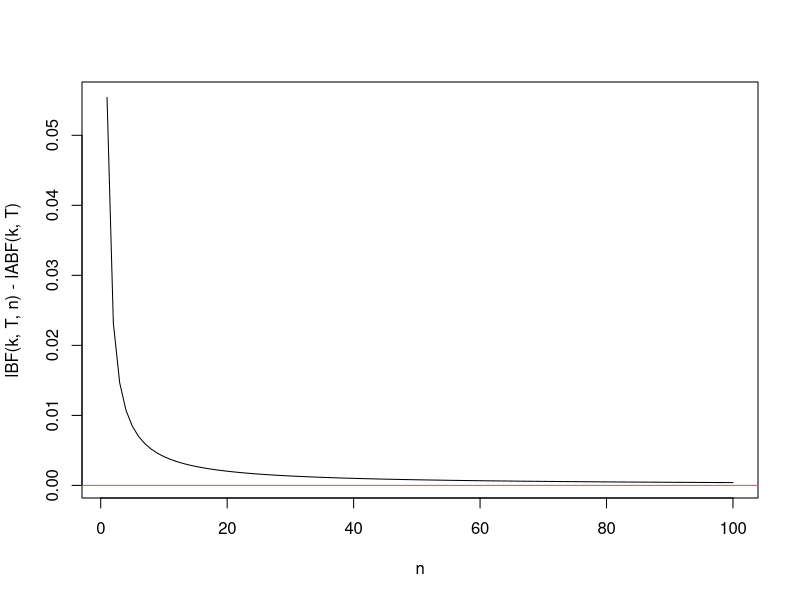
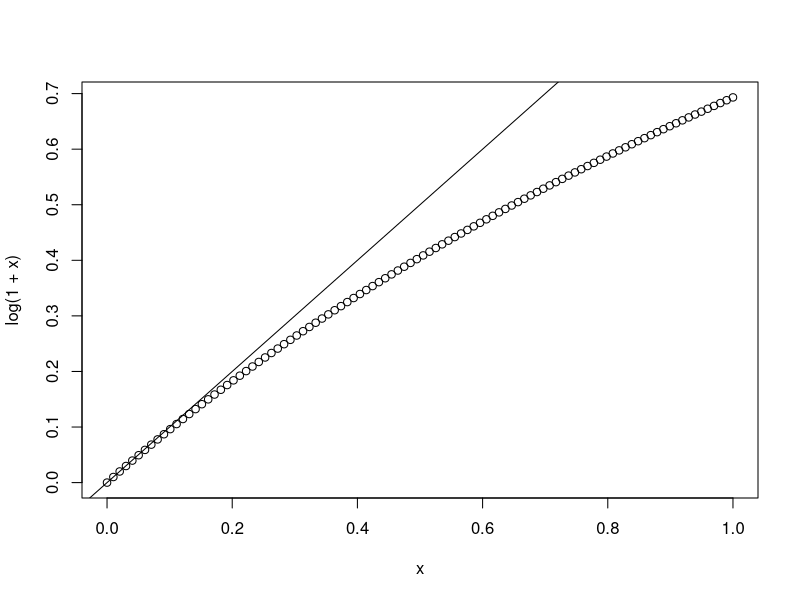

Recreate these plots in R, in order. (Note: this script raises an error after producing the figures.)
## ---- chunk 1
lABF = function(k,T ){return(((k/2)*T^2))}
lBF = function(k,T,n){return((-n/2)*log(1-(k/n)*T^2))}

n=seq(1,100,length=100)
T=2
k=.4/T^2 

plot(n,lBF(k,T,n)-lABF(k,T),type="l")
abline(h=0,col=2)
## ---- chunk 2
x=seq(0,1,length=100)
plot(x,log(1+x))
abline(a=0,b=1)
## ---- chunk 3
BFt=function(W,betahat,S,nu){
  beta = rnorm(1000000,0,sd=sqrt(W))
  bft=mean(dt((betahat-beta)/S,nu) / dt(betahat/S,nu))
  #bfn= mean(dnorm((betahat-beta)/S)/dnorm(betahat/S))
  bfn= dnorm(betahat,0,sd=sqrt(W+S^2))/dnorm(betahat,0,sd=S)
  Zeff = effective.Zscore(betahat/S,nu)
  Seff = betahat/Zeff
  betahat.eff = Zeff*S
  cat(pnorm(Zeff),pnorm(betahat.eff/S),Zeff,betahat,Seff,pnorm(betahat/Seff),"\n")
  bfn.Seff= dnorm(betahat,0,sd=sqrt(W+Seff^2))/dnorm(betahat,0,sd=Seff)
  bfn.beff= dnorm(betahat.eff,0,sd=sqrt(W+S^2))/dnorm(betahat.eff,0,sd=S)
  return(list(bft=bft,bfn=bfn,bfn.Seff=bfn.Seff,bfn.beff=bfn.beff))
}
BFt(1,10,1,2)

## ---- chunk 4
effective.Zscore = function(T,nu){
  return(qnorm(pt(T,nu)))
}
Z = effective.Zscore(T,n)
plot(n,lBF(k,T,n)-lABF(k,Z),type="l")
abline(h=0,col=2)

